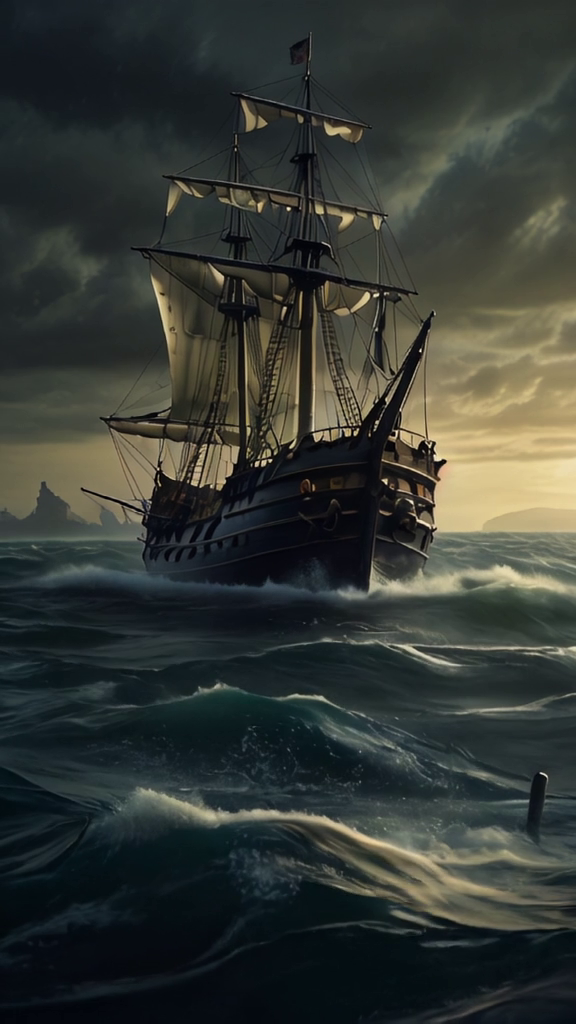
#> input picture frame 9 of video_processing/video1.mp4, 576 x 1024 px
$ python videostackingh.py
#> lines starting #> are read from the running program, lines starting #| are printed output that depends on the picture; pictures that were not available may be replaced by others from this repository, and a replacement may not be noted
import cv2
import numpy as np

cap1 = cv2.VideoCapture("video1.mp4")
cap2 = cv2.VideoCapture("video2.mp4")

if not cap1.isOpened() or not cap2.isOpened():
    print("Error: Could not open video.")
    exit()

while True:
    ret1, frame1 = cap1.read()
#> frame1 is the input picture: shape (1024, 576, 3); mean B, G, R 52.5, 57.4, 53
    ret2, frame2 = cap2.read()

    if not ret1 or not ret2:
        break

    frame1 = cv2.resize(frame1, (640, 360))
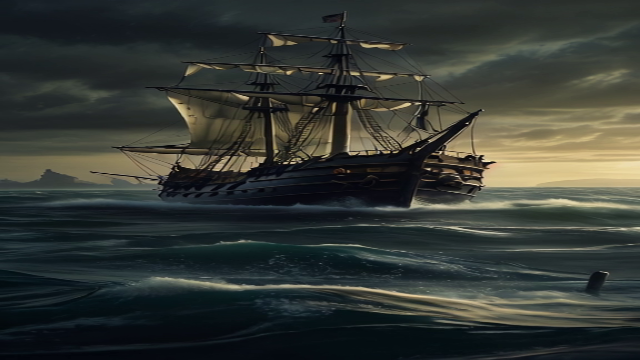
#> frame1: shape (360, 640, 3); mean B, G, R 52.4, 57.3, 52.9
    frame2 = cv2.resize(frame2, (640, 360))

# Concatenate the two frames horizontally
    h_concat = np.vstack((frame1, frame2))
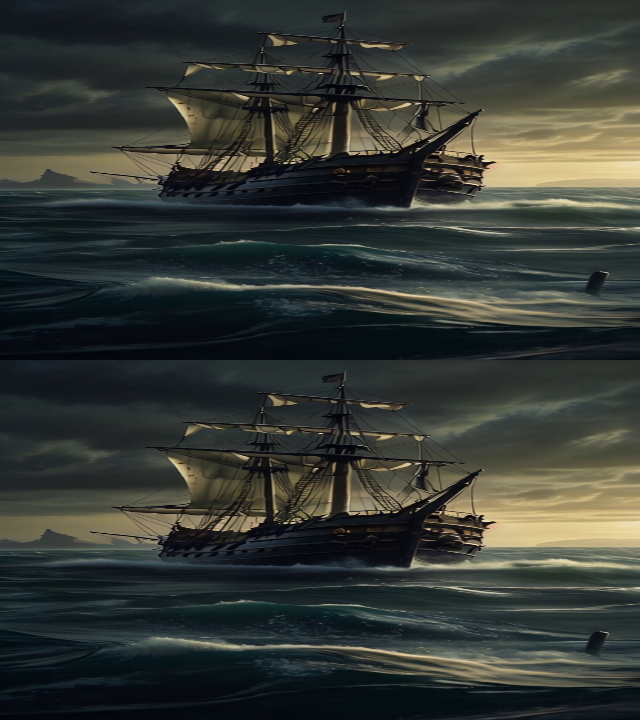
#> h_concat: shape (720, 640, 3); mean B, G, R 52.4, 57.3, 52.9

    cv2.imshow('Concatenated Video', h_concat)

    if cv2.waitKey(1) & 0xFF == ord('q'):
#> (key q is pressed here)
        break

cap1.release()
cap2.release()
cv2.destroyAllWindows()

$ run again, starting later in the video
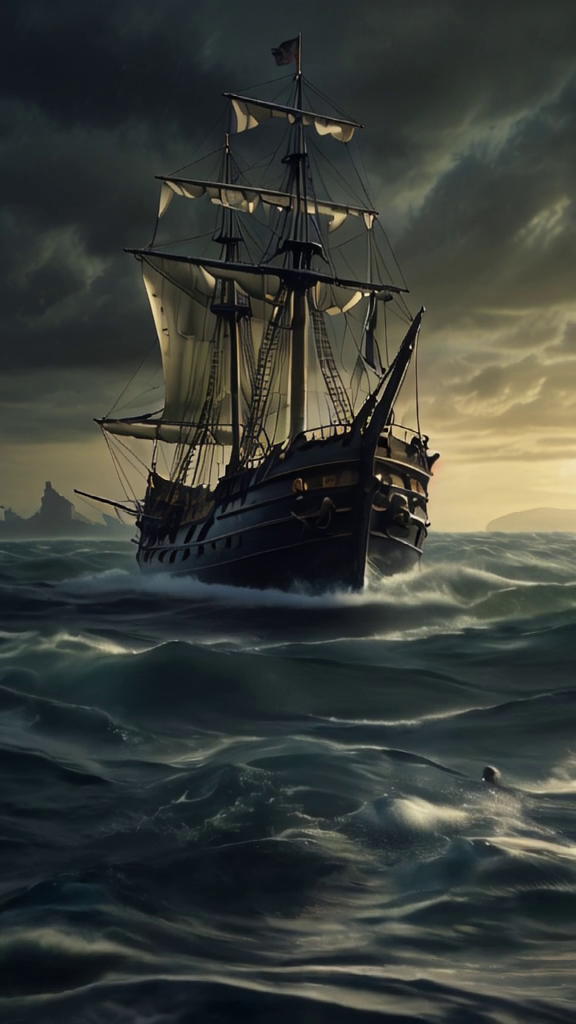
#> input picture frame 43 of video_processing/video1.mp4, 576 x 1024 px
#> frame1 is the input picture: shape (1024, 576, 3); mean B, G, R 56.2, 61.6, 57.5
#> `frame1 = cv2.resize(frame1, (640, 360))`:
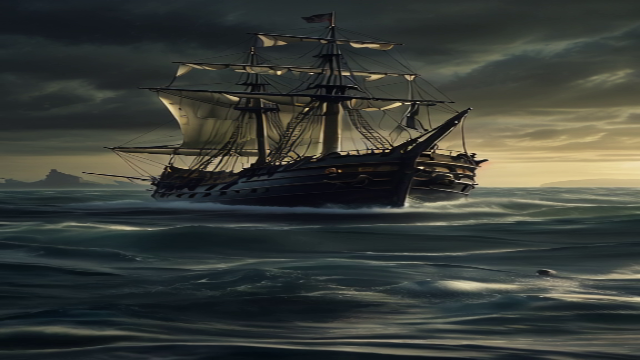
#> frame1: shape (360, 640, 3); mean B, G, R 56.1, 61.5, 57.4
#> `h_concat = np.vstack((frame1, frame2))`:
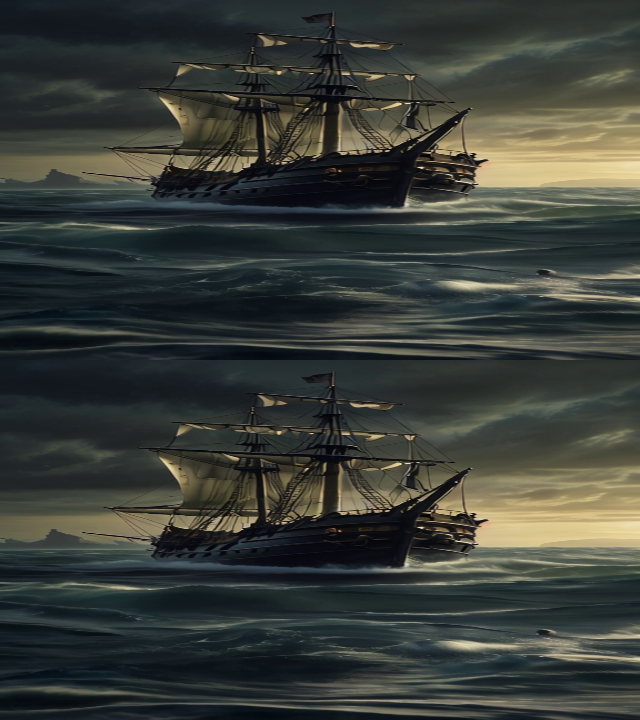
#> h_concat: shape (720, 640, 3); mean B, G, R 56.1, 61.5, 57.4

$ run again, starting later in the video
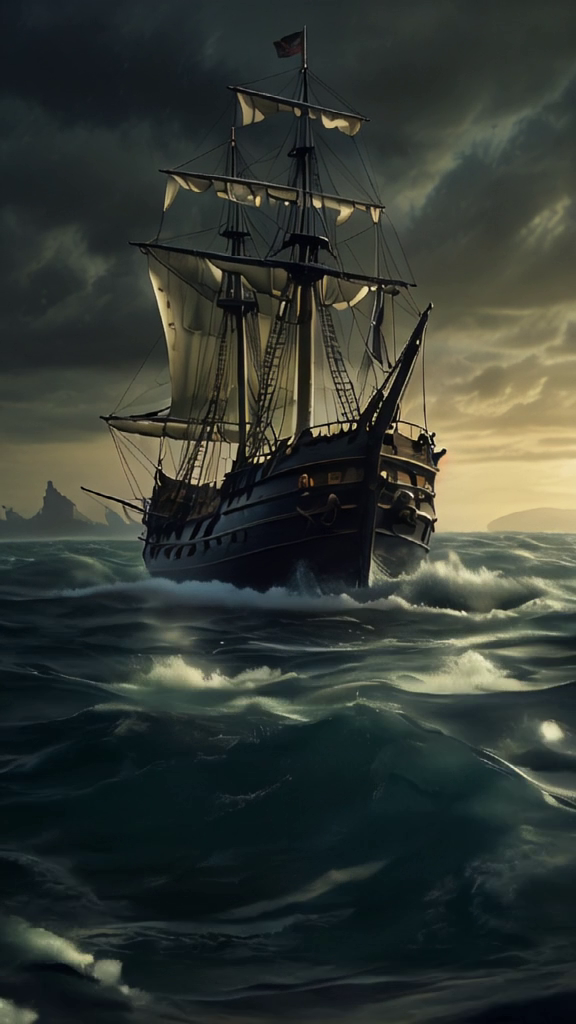
#> input picture frame 76 of video_processing/video1.mp4, 576 x 1024 px
#> frame1 is the input picture: shape (1024, 576, 3); mean B, G, R 51.2, 57.4, 51.5
#> `frame1 = cv2.resize(frame1, (640, 360))`:
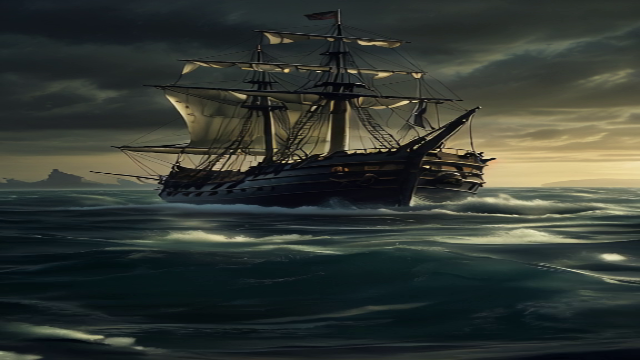
#> frame1: shape (360, 640, 3); mean B, G, R 51.1, 57.3, 51.4
#> `h_concat = np.vstack((frame1, frame2))`:
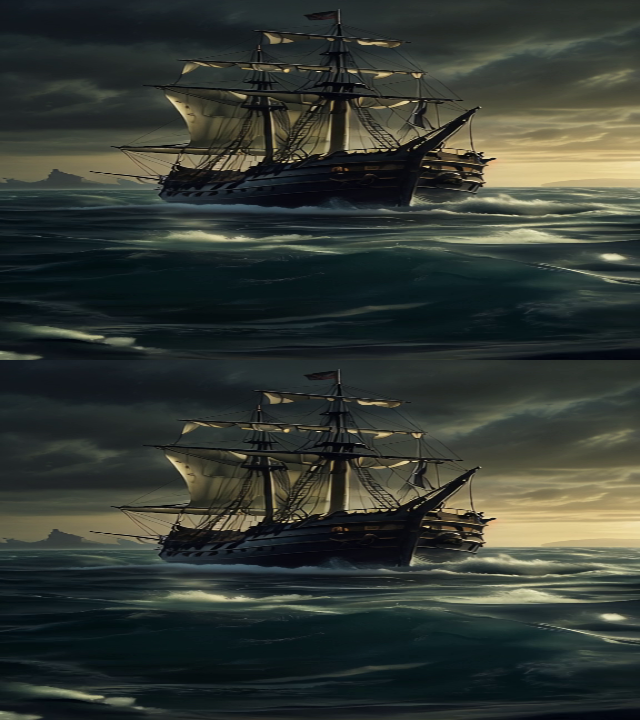
#> h_concat: shape (720, 640, 3); mean B, G, R 51.1, 57.3, 51.4
